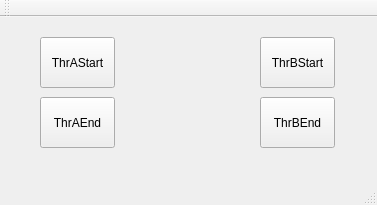
<?xml version="1.0" encoding="UTF-8"?>
<ui version="4.0">
 <class>MainWindow</class>
 <widget class="QMainWindow" name="MainWindow">
  <property name="geometry">
   <rect>
    <x>0</x>
    <y>0</y>
    <width>377</width>
    <height>205</height>
   </rect>
  </property>
  <property name="windowTitle">
   <string>MainWindow</string>
  </property>
  <widget class="QWidget" name="centralWidget">
   <widget class="QPushButton" name="pbnThr01">
    <property name="geometry">
     <rect>
      <x>40</x>
      <y>20</y>
      <width>75</width>
      <height>51</height>
     </rect>
    </property>
    <property name="text">
     <string>ThrAStart</string>
    </property>
   </widget>
   <widget class="QPushButton" name="pbnThr02">
    <property name="geometry">
     <rect>
      <x>260</x>
      <y>20</y>
      <width>75</width>
      <height>51</height>
     </rect>
    </property>
    <property name="text">
     <string>ThrBStart</string>
    </property>
   </widget>
   <widget class="QPushButton" name="pbnThr01_2">
    <property name="geometry">
     <rect>
      <x>40</x>
      <y>80</y>
      <width>75</width>
      <height>51</height>
     </rect>
    </property>
    <property name="text">
     <string>ThrAEnd</string>
    </property>
   </widget>
   <widget class="QPushButton" name="pbnThr02_2">
    <property name="geometry">
     <rect>
      <x>260</x>
      <y>80</y>
      <width>75</width>
      <height>51</height>
     </rect>
    </property>
    <property name="text">
     <string>ThrBEnd</string>
    </property>
   </widget>
  </widget>
  <widget class="QMenuBar" name="menuBar">
   <property name="geometry">
    <rect>
     <x>0</x>
     <y>0</y>
     <width>377</width>
     <height>23</height>
    </rect>
   </property>
  </widget>
  <widget class="QToolBar" name="mainToolBar">
   <attribute name="toolBarArea">
    <enum>TopToolBarArea</enum>
   </attribute>
   <attribute name="toolBarBreak">
    <bool>false</bool>
   </attribute>
  </widget>
  <widget class="QStatusBar" name="statusBar"/>
 </widget>
 <layoutdefault spacing="6" margin="11"/>
 <resources/>
 <connections/>
</ui>
